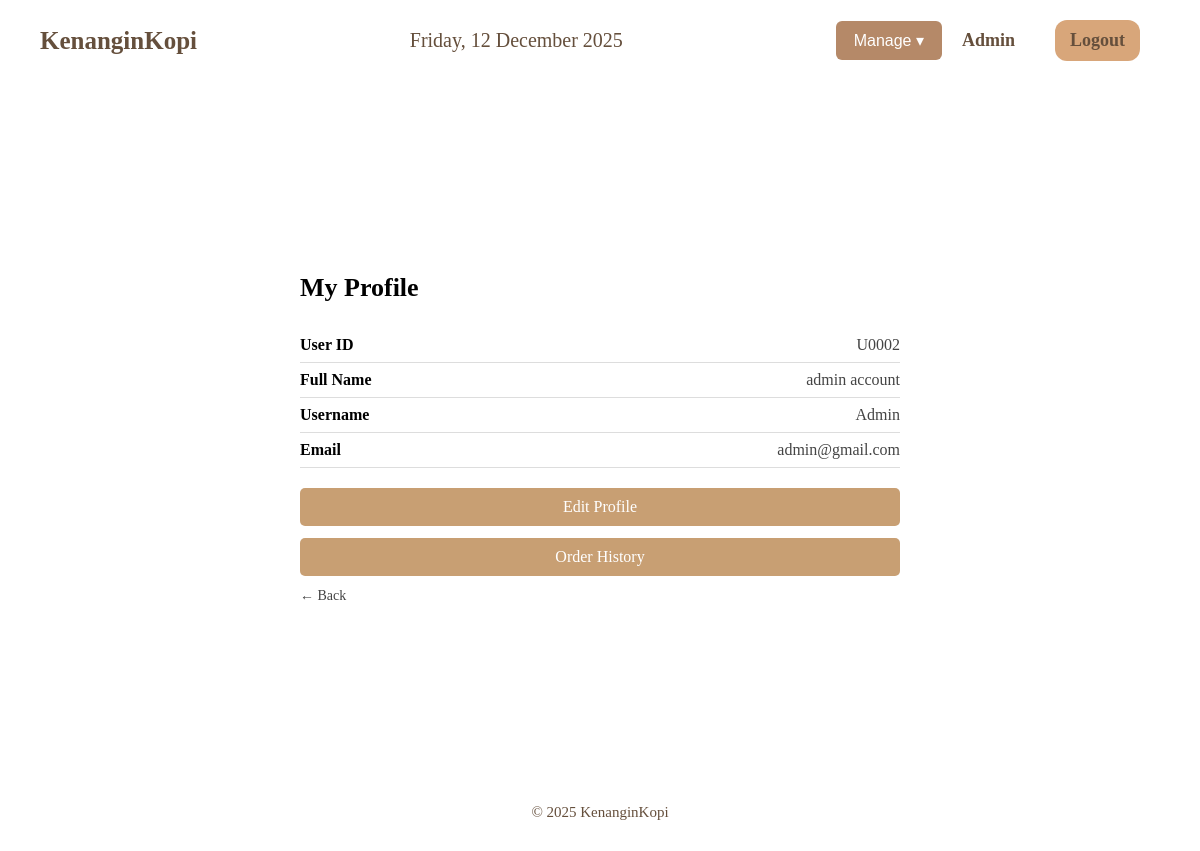
Page /profile.php (signed in) on the committed database.
### tables this page shows
CREATE TABLE `users` (
  `UserID` char(5) NOT NULL,
  `FullName` varchar(50) NOT NULL,
  `UserName` varchar(50) NOT NULL,
  `UserEmail` varchar(50) NOT NULL,
  `UserPassword` varchar(100) NOT NULL,
  `UserRole` enum('Admin','User') NOT NULL DEFAULT 'User'
);

### profile.php (the view, shortened to what this page needs)
<?php
include "./utils/db.php";
$userid = $_SESSION['UserID'];
$query = "SELECT * FROM Users WHERE UserID = '$userid'";
$res = mysqli_query($conn, $query);
$user = mysqli_fetch_assoc($res);
?>
<!DOCTYPE html>
<html lang="en">
<head>
    <link rel="stylesheet" href="./css/profile.css">
</head>
<body>
    <header>
        <nav>
            <?php include "./utils/navbar.php"; ?>
        </nav>
    </header>
    <main>
        <div class="profile-container">
            <h2 class="title">My Profile</h2>
            <div class="profile-box">
                <div class="row">
                    <span class="label">User ID</span>
                    <span class="value"><?= htmlspecialchars($user['UserID']); ?></span>
                </div>
                <div class="row">
                    <span class="label">Full Name</span>
                    <span class="value"><?= htmlspecialchars($user['FullName']); ?></span>
                </div>
                <div class="row">
                    <span class="label">Username</span>
                    <span class="value"><?= htmlspecialchars($user['UserName']); ?></span>
                </div>
                <div class="row">
                    <span class="label">Email</span>
                    <span class="value"><?= htmlspecialchars($user['UserEmail']); ?></span>
                </div>
                <div class="btn-group">
                    <a href="editProfile.php" class="btn full-btn">Edit Profile</a>
                    <a href="history.php" class="btn full-btn">Order History</a>
                    <a href="index.php" class="back-btn">← Back</a>
                </div>
            </div>
        </div>
    </main>
    <footer>
        <?php include "./utils/footer.php"; ?>
    </footer>
</body>
</html>

### css/profile.css (style rules this page uses)
body { margin: 0; padding: 0; font-family: 'Times New Roman', Times, serif; background-image: url('../assets/background.jpeg'); background-size: cover; background-position: center; background-repeat: no-repeat; }
.profile-container { width: 50%; margin: 140px auto; background: rgba(255, 255, 255, 0.85); padding: 30px 40px; border-radius: 10px; }
.title { font-size: 26px; font-weight: bold; margin-bottom: 25px; }
.profile-box .row { display: flex; justify-content: space-between; padding: 8px 0; border-bottom: 1px solid #ddd; }
.label { font-weight: bold; }
.value { color: #444; }
.btn-group { margin-top: 20px; display: flex; flex-direction: column; gap: 12px; }
.btn { background-color: #c89f73; color: white; padding: 10px 15px; text-align: center; border-radius: 5px; text-decoration: none; display: block; }
.back-btn { text-decoration: none; color: #444; font-size: 14px; }

### css/navbar.css (style rules this page uses)
body { margin: 0; padding: 0; font-family: 'Times New Roman', Times, serif; background-image: url('../assets/background.jpeg'); background-size: cover; background-position: center; background-repeat: no-repeat; }
header { top: 0; background-color: rgb(255, 255, 255, 0.95); position: sticky; }

### rows in the picture
users: UserID "U0002", FullName "admin account", UserName "Admin", UserEmail "admin@gmail.com"

### other values in the picture
$_SESSION['UserName'] "Admin"
